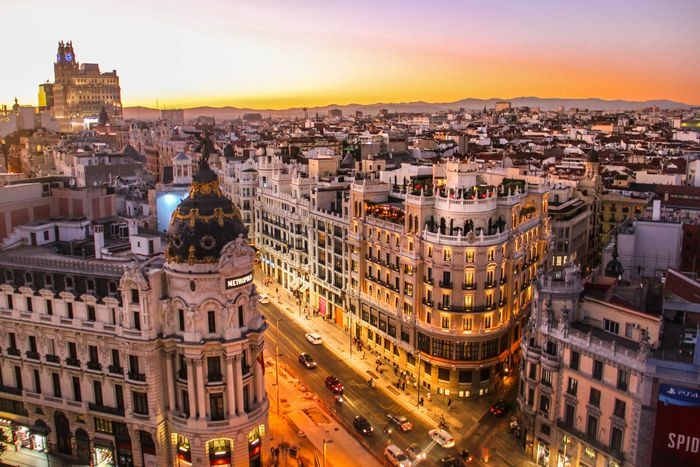
#> input picture img2.jpg, 700 x 467 px
$ python 'Scale invariant feature transform (SIFT).py'
#> lines starting #> are read from the running program, lines starting #| are printed output that depends on the picture
import numpy as np
import cv2


img = cv2.imread('img2.jpg')
#> img is the input picture: shape (467, 700, 3); mean B, G, R 95, 111.8, 148.9
cv2.imshow('Original Image', img)
gray= cv2.cvtColor(img,cv2.COLOR_BGR2GRAY)
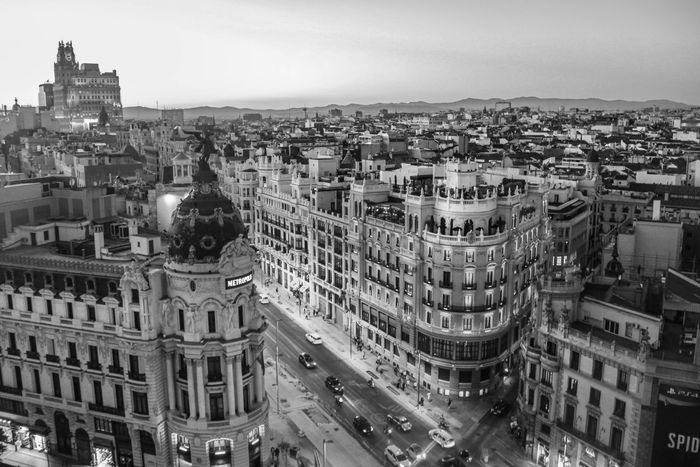
#> gray: shape (467, 700); min 1, max 254, mean 121


sift = cv2.SIFT_create()
kp = sift.detect(gray,None)
#> kp = 4643 keypoints; strongest (x, y, size): (506, 370, 2.1), (341, 400, 2.3), (230, 283, 3.2), (181, 448, 2.2)
img=cv2.drawKeypoints(gray,kp,img)
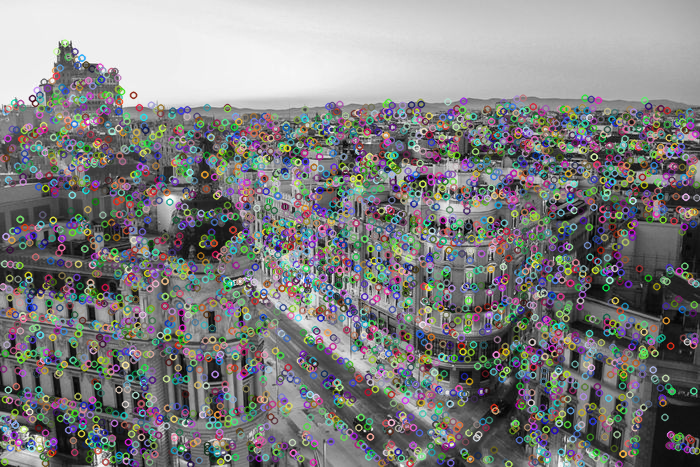
#> img: shape (467, 700, 3); mean B, G, R 127.7, 127.6, 127.6

#img=cv2.drawKeypoints(gray,kp,img,flags=cv2.DRAW_MATCHES_FLAGS_DRAW_RICH_KEYPOINTS)


cv2.imshow('sift_keypoints',img)

cv2.waitKey(0)
cv2.destroyAllWindows()
